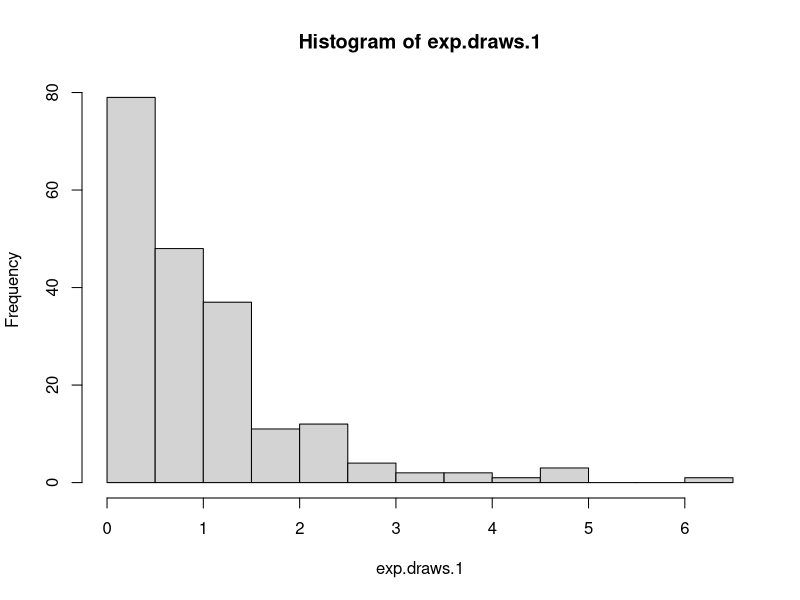
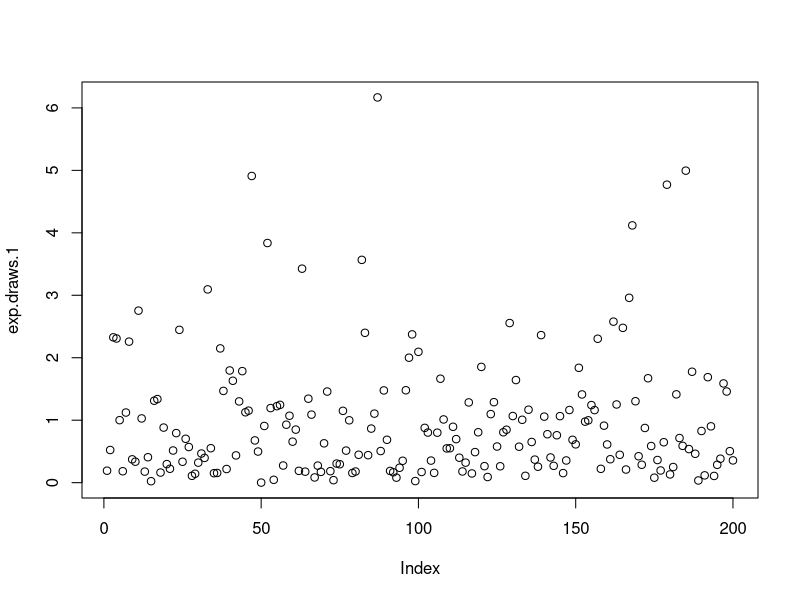
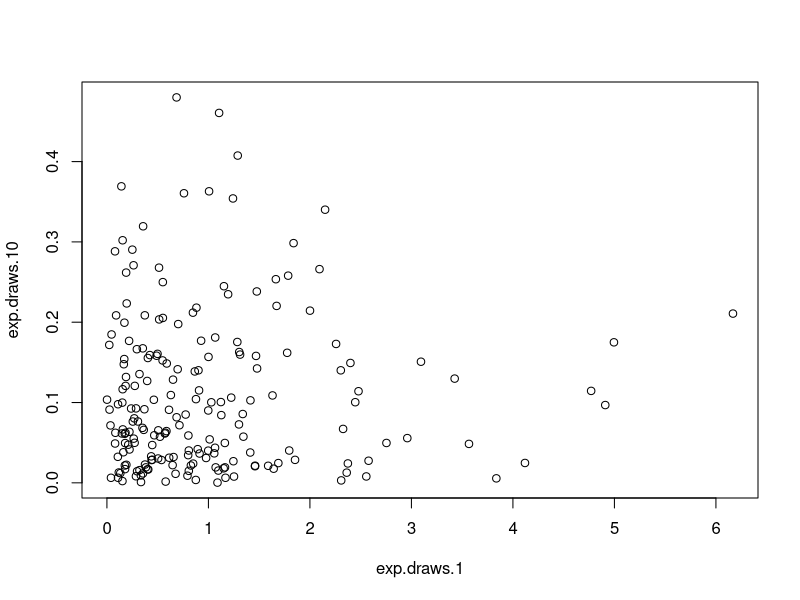
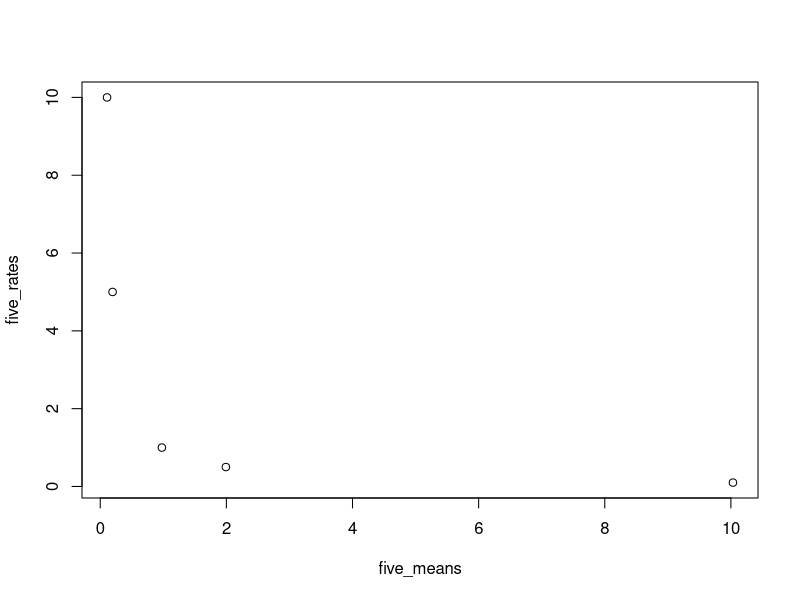
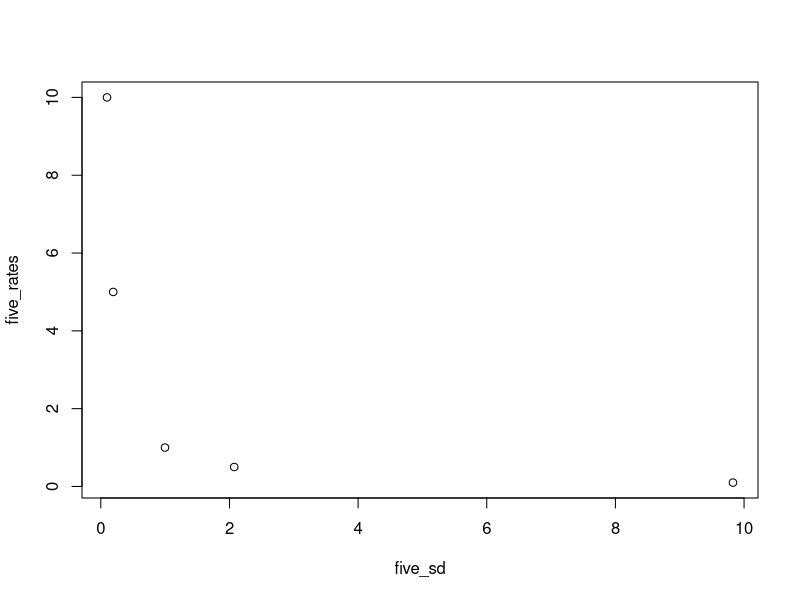
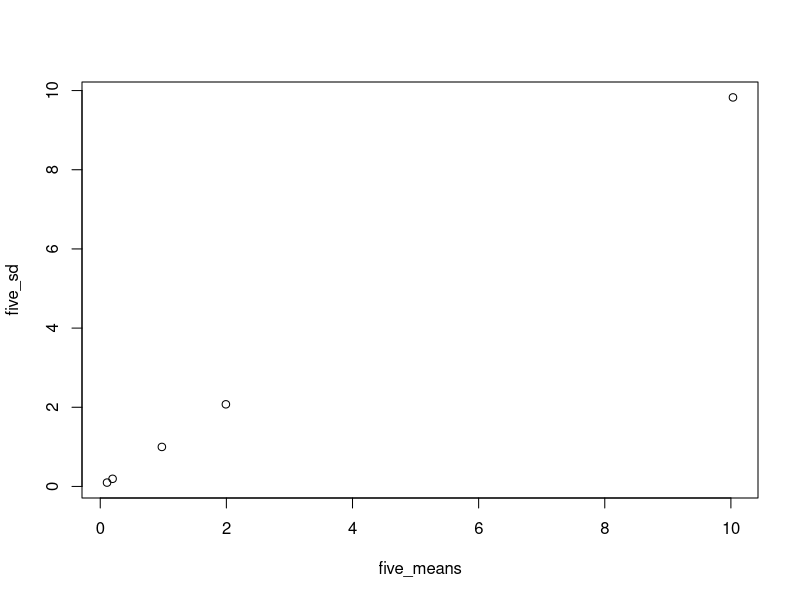
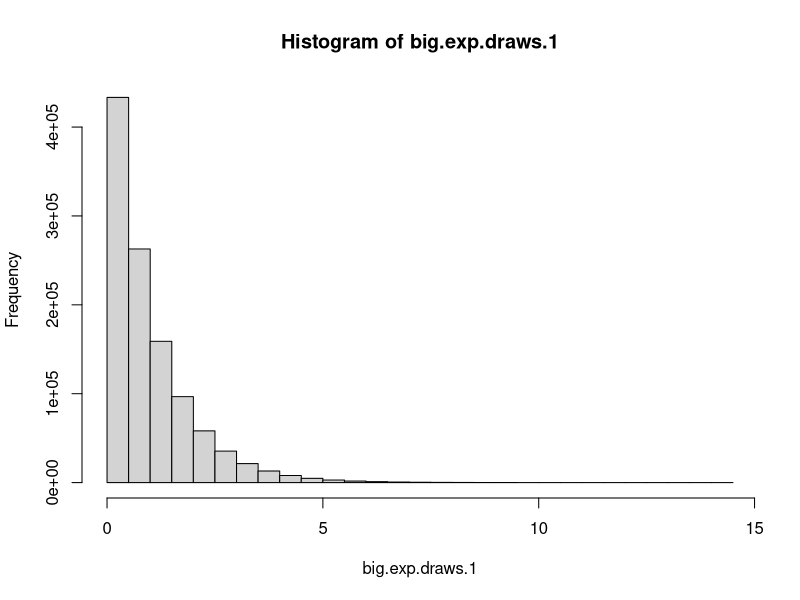
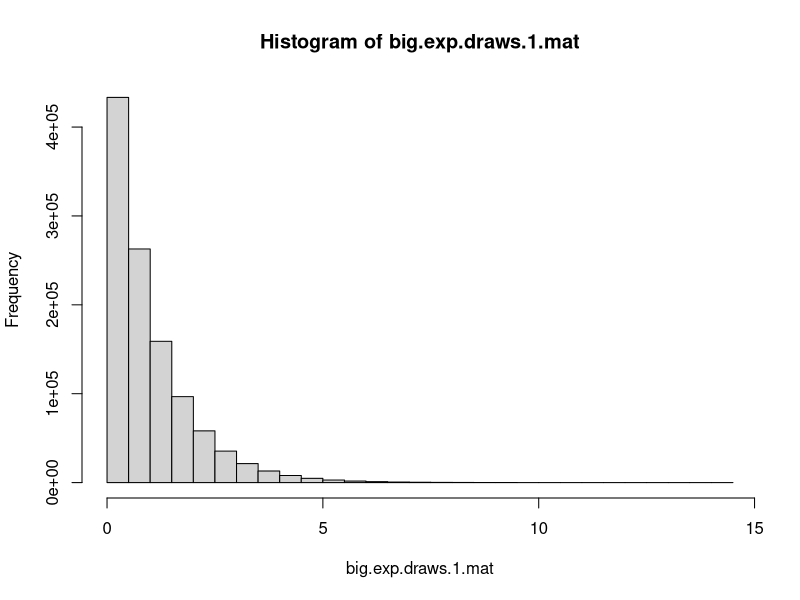

Write R code to recreate these figures, in order.
## ---- chunk 1

exp.draws.1 = rexp(200) #This generates 200 random variables and stores them
#to the vector object exp.draws.1

mean(exp.draws.1) #This is the mean of the vector object exp.draws.1

sd(exp.draws.1) #This is the standard deviation of the vector object exp.draws.1

## ---- chunk 2

exp.draws.0.1 = rexp(200, .1) #This generates 200 random variables and stores them 
#to the vector object exp.draws.0.1

mean(exp.draws.0.1) #This is the mean of the vector object exp.draws.0.1

sd(exp.draws.0.1) #This is the standard deviation of the vector object exp.draws.0.1

exp.draws.0.5 = rexp(200, .5) #This generates 200 random variables and stores them 
#to the vector object exp.draws.0.5

mean(exp.draws.0.5) #This is the mean of the vector object exp.draws.0.5

sd(exp.draws.0.5) #This is the standard deviation of the vector object exp.draws.0.5

exp.draws.5 = rexp(200, 5) #This generates 200 random variables and stores them to
#the vector object exp.draws.5

mean(exp.draws.5) #This is the mean of the vector object exp.draws.5

sd(exp.draws.5) #This is the standard deviation of the vector object exp.draws.0.5

exp.draws.10 = rexp(200, 10) #This generates 200 random variables and stores them 
#to the vector object exp.draws.10

mean(exp.draws.10) #This is the mean of the vector object exp.draws.10

sd(exp.draws.10) #This is the standard deviation of the vector object exp.draws.10

## ---- chunk 3
    
      hist(exp.draws.1) # calling the hist function and passing exp.draws1 as the argument
  
## ---- chunk 4
    
    plot(exp.draws.1) #creating a scatter plot for the same data as above
    
## ---- chunk 5
    
    plot(exp.draws.1, exp.draws.10) # calling the plot fuction but passing in 
    #two different vectors as arguments
    
## ---- chunk 6

# below is a object vector to store the means of the vectors in order
five_means = c(mean(exp.draws.1), mean(exp.draws.0.1), mean(exp.draws.0.5), mean(exp.draws.5), mean(exp.draws.10))

#below is a object vector to store the rates of the vectors in order of creation
five_rates = c(1, 0.1, 0.5, 5, 10)
five_rates

#below is an object vector to store the standard deviations of the vectors in order
five_sd = c(sd(exp.draws.1), sd(exp.draws.0.1), sd(exp.draws.0.5), sd(exp.draws.5), sd(exp.draws.10))
five_sd

## ---- chunk 7
    
    plot(five_means, five_rates)
    
    # from the graph we can observe that as the mean grows the rate exponentially 
    #decreases. The rate (lambda) is a negative number so as we increase the magnitude
    #of this negative number the output becomes smaller
    
## ---- chunk 8
    
    plot(five_sd, five_rates)
    
    #this graph is equivalent to the one above. The only difference is that standard 
    #deviation is on the x axis instead of the mean. This means that the mean and standard
    #deviation or equal to one another. However, the mean is 1/lambda so this means that 
    #the smaller the rate (lambda) is the larger the mean will be. 
    
## ---- chunk 9
    
    plot(five_means, five_sd)
    
    
    # The graph of the mean vs the standard deviation shows a straight line with a
    #slope of 1 based on a visual observation. This means that sd = mean which we
    #know to be true because mean = 1/lambda = standard deviation
    
## ---- chunk 10
    
    big.exp.draws.1 = rexp(1100000) #generating 1.1M numbers from the standard
    #exponential distribution (leaving the second argument blank i.e. default value = 1 for rate)
    
    mean(big.exp.draws.1) # calling mean function to calculate mean
    sd(big.exp.draws.1) #calling standard deviation function to calculate the standard deviation
    
## ---- chunk 11
    
    hist(big.exp.draws.1)
    range(big.exp.draws.1)
    
    # this histogram looks essentially the same however without the lambda is 
    #a modifier of the exponent and will tune the shape of the graph. So, it may 
    #appear to be a match but it should not be.
    
## ---- chunk 12
    
    larger_than_1 = big.exp.draws.1[big.exp.draws.1>1] # created a object vector
    #that draws from big.exp.draws.1 and takes a subset of the vector specifying 
    #values only larger than 1
    
    
    mean(larger_than_1) #calling the mean fuction for the subset of data from above
   
    
## ---- chunk 13

big.exp.draws.1.mat = matrix(big.exp.draws.1, 1100, 1000) #calling the matrix function 
#with input data of big.exp.draws.1 and specifying that there will be 1100 rows and 
#1000 columns

big_mat_hist = hist(big.exp.draws.1.mat) #creating a histogram from the newly created
#matrix and saving it to an object

#the data has been put into a 1100x1000 matrix the values are placed by column first 
#so the first. the data is now accessible by row and column instead of just index value
#which is one of the differences between vectors and matrices 

## ---- chunk 14
    
    column_371 = big.exp.draws.1.mat[,371] #creating a vector the the 371st column 
    #of the matrix
    mean(column_371) #calling for the mean of the column 371 matrix
    
## ---- chunk 15
    
    big_columns = colMeans(big.exp.draws.1.mat) #colMeans is a function to calculate
    #the mean values per column in a matrix
    
    hist(big_columns) #generates a histogram for the mean of the columns
    
    # this histogram is normally distributed because it is plotting the means of various
    #samples from the data which is the central limit theorm
    
    
## ---- chunk 16
    
    big_squares = big.exp.draws.1 ^ 2 #squaring each value in the big.exp.draws.1 vector
    big_square_mean = mean(big_squares) #calling for the mean of all squared values 
    big_square_mean #displaying mean of squared values
    sd(big.exp.draws.1) #displaying standard deviation
    mean(big.exp.draws.1) #mean of big.exp.draws.1
    
    #The average of squared values is an element of the variance. From this average if 
    #we subtrace the squared average of the data we have the variance, and of course taking
    #the square root of that gives us the standard deviation 
    
